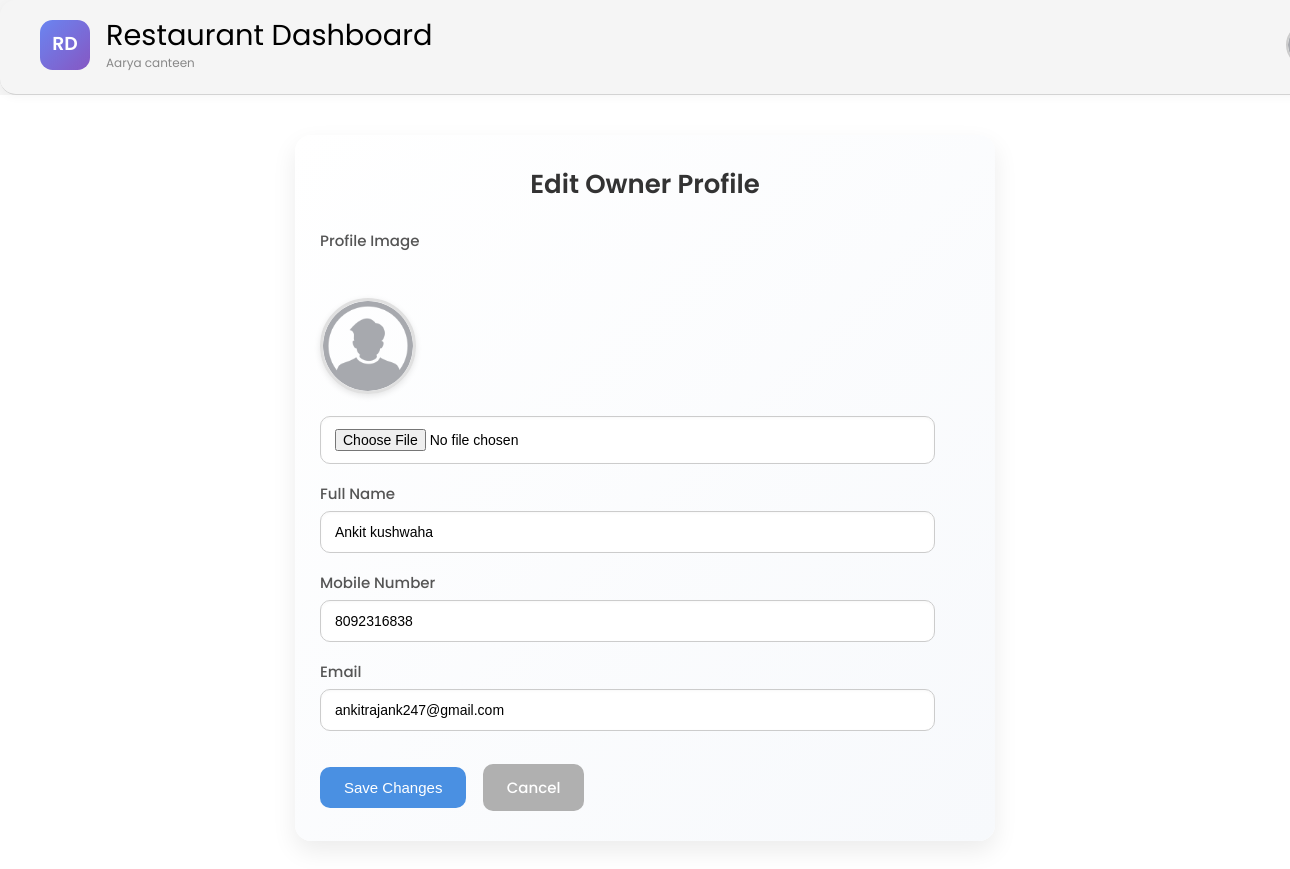
The app's page /owner/dashboard/profile/edit/ (signed in) with its own data.
### Restaurant/models.py (models this page shows, shortened)
class RegisterCanteen(models.Model):
    owner = models.ForeignKey(RegisterOwner, on_delete=models.CASCADE, related_name='restaurant_owner')
    canteen_name = models.CharField(max_length=100, default=None)
    description = models.TextField(default=None)
    image = models.ImageField(upload_to='canteen_images/')
    mobile_number = models.CharField(max_length=15)
    address = models.TextField()
    canteen_id = models.CharField(max_length=50, unique=True)
    opening_time = models.TimeField(default="07:00")
    closing_time = models.TimeField(default="22:00")
    email = models.EmailField()
    delivery_time = models.CharField(max_length=15, null=True, default="20 min")
    slug = AutoSlugField(populate_from='canteen_name', unique=True, always_update=False)

class RegisterOwner(models.Model):
    ownername = models.CharField(max_length=50, null=False, unique=True)
    password = models.CharField(max_length=125, null=False)
    email = models.CharField(max_length=50, null=False, default=None)
    def __str__(self):
        return self.ownername

### Restaurant/views.py (the view, shortened to what this page needs)
# urls.py: path('dashboard/profile/edit/', views.edit_owner_profile, name='edit_owner_profile'),
@require_login
def edit_owner_profile(request):
    owner_id = request.session.get("owner_id")
    owner = get_object_or_404(RegisterOwner, id=owner_id)
    canteen = get_object_or_404(RegisterCanteen, owner_id=owner_id)
    context = {
        'owner': owner,
        'canteen': canteen,
    }
    return render(request, 'Restaurant/edit_owner_profile.html', context)

### Restaurant/views.py (called while the page is built)
def require_login(view_func):
    @wraps(view_func)
    def _wrapped_view(request, *args, **kwargs):
        owner_id = request.session.get('owner_id')
        if not owner_id:
            return redirect('login_owner')
        return view_func(request, *args, **kwargs)
    return _wrapped_view

### Webusers/context_processors.py (called while the page is built)
def users_context(request):
    user_id = request.session.get('user_id')
    webuser = None
    profile = None
    if user_id:
        try:
            webuser = Users.objects.get(id=user_id)
            profile, created = UserProfile.objects.get_or_create(user=webuser)
        except Users.DoesNotExist:
            pass
    return {
        'webuser': webuser,
        'profile': profile
    }

### notifications/context_processors.py (called while the page is built)
def notification_context(request):
    user_id = request.session.get('user_id')
    if not user_id:
        return {'notifications': []}
    try:
        user = Users.objects.get(id=user_id)
        notes = Notification.objects.filter(user=user).order_by('-created_at')[:5]
        return {'notifications': notes, 'webuser': user}
    except Users.DoesNotExist:
        return {'notifications': []}

### templates/Restaurant/edit_owner_profile.html (shortened to what this page needs)
{% extends 'Restaurant/base.html' %}
{% load static %}
{% block content %}
<link rel="stylesheet" href="{% static 'css/profile.css' %}">
  <link rel="stylesheet" href="{% static 'css/order_admin.css' %}">
 <div class="edit-profile-container">
  <h2>Edit Owner Profile</h2>
  <form method="POST" enctype="multipart/form-data" class="edit-profile-form">
    <div class="form-group">
      <label for="profile_image">Profile Image</label><br>
      {% if owner.profile_image %}
        <img src="{{ owner.profile_image.url }}" alt="Current Image" class="profile-preview">
      {% else %}
        <img src="{% static 'images/default.png' %}" alt="Default Image" class="profile-preview">
      {% endif %}
      <input type="file" name="profile_image" id="profile_image">
    </div>
    <div class="form-group">
      <label for="username">Full Name</label>
      <input type="text" name="username" id="username" value="{{ owner.ownername }}" required>
    </div>
    <div class="form-group">
      <label for="mobile_number">Mobile Number</label>
      <input type="text" name="mobile_number" id="mobile_number" value="{{ canteen.mobile_number }}">
    </div>
    <div class="form-group">
      <label for="email">Email</label>
      <input type="email" name="email" id="email" value="{{ owner.email }}">
    </div>
    <button type="submit" class="submit-btn">Save Changes</button>
    <a href="{% url 'owner_profile' %}" class="cancel-btn">Cancel</a>
  </form>
</div>
{% endblock %}

### templates/Restaurant/base.html (shortened to what this page needs)
<!DOCTYPE html>
{% load static %}
<html lang="en">
<head>
  <link rel="stylesheet" href="{% static 'css/order_admin.css' %}">
</head>
<body>
  <header>
    <nav>
      <div class="nav-logo">
        <a href="{% url 'owner_dashboard' %}">
        <svg width="50" height="50" viewBox="0 0 64 64" xmlns="http://www.w3.org/2000/svg">
          <text x="50%" y="50%" dominant-baseline="middle" text-anchor="middle" fill="white" font-size="24"
            font-family="Poppins, sans-serif" font-weight="600">RD</text>
        </svg></a>
        <div>
          <h2>Restaurant Dashboard</h2>
          <small>{{ canteen.canteen_name }}</small>
        </div>
      </div>
        <div class="dropdown">
          <button class="dropdown-btn" onclick="toggleDropdown()">
            <img src="{% static 'images/default.png' %}" alt="User Icon" />
          </button>
        </div>
    </nav>
  </header>
    {% block content %}{% endblock %}
</body>
</html>

### static/css/order_admin.css (style rules this page uses)
:root { --preparing-color: #0c5460; --preparing-bg: #d1ecf1; --pending-color: #856404; --pending-bg: #fff3cd; --ready-color: #155724; --ready-bg: #d4edda; }
* { padding: 0; margin: 0; }
header { position: sticky; top: 0; z-index: 100; background-color: whitesmoke; }
nav { display: flex; justify-content: space-between; align-items: center; padding: 20px 40px; box-shadow: 0 2px 10px rgba(0, 0, 0, 0.04); border-bottom: 1px solid lightgrey; max-width: 1400px; width: 100%; margin: 0px auto; border-radius: 16px; }
.nav-logo { display: flex; gap: 1rem; align-items: center; }
.nav-logo h2 { font-family: "Poppins", sans-serif; font-weight: 400; font-style: normal; font-size: 1.8rem; line-height: 1.7rem; }
nav button { padding: 1rem 2rem; border-radius: 16px; border: none; font-size: 0.875rem; font-weight: 500; background-color:lightgray; cursor: pointer; }
.dropdown { position: relative; display: inline-block; }
.dropdown-btn { background: none; border: none; cursor: pointer; padding: 0; }
.dropdown-btn img { width: 40px; height: 40px; border-radius: 50%; object-fit: cover; border: 2px solid #ccc; transition: transform 0.3s ease; }
.nav-logo div { display: flex; flex-direction: column; }
.nav-logo small { font-size: 12px; color: #888; margin-top: 4px; font-family: "Poppins", sans-serif; }

### static/css/profile.css (style rules this page uses)
.edit-profile-container { max-width: 650px; margin: 40px auto; padding: 30px 25px; background: linear-gradient(135deg, #ffffff, #f7f9fc); border-radius: 16px; box-shadow: 0 10px 25px rgba(0, 0, 0, 0.08); font-family: 'Poppins', sans-serif; transition: all 0.3s ease-in-out; }
.edit-profile-container h2 { text-align: center; margin-bottom: 25px; font-size: 26px; color: #333; font-weight: 600; }
.edit-profile-form .form-group { margin-bottom: 18px; }
.edit-profile-form label { display: block; font-weight: 500; margin-bottom: 6px; color: #555; font-size: 15px; }
.edit-profile-form input, .edit-profile-form select { width: 90%; padding: 12px 14px; border-radius: 10px; border: 1px solid #ccc; font-size: 14px; background-color: #fff; box-shadow: inset 0 1px 3px rgba(0, 0, 0, 0.03); transition: border 0.2s; }
.profile-preview { width: 90px; height: 90px; border-radius: 50%; object-fit: cover; margin: 15px 0; border: 3px solid #e0e0e0; box-shadow: 0 2px 6px rgba(0, 0, 0, 0.1); }
.submit-btn, .cancel-btn { display: inline-block; padding: 12px 24px; margin-top: 15px; border-radius: 10px; border: none; font-weight: 500; text-decoration: none; font-size: 15px; transition: background 0.3s ease; cursor: pointer; }
.submit-btn { background-color: #4a90e2; color: white; }
.cancel-btn { background-color: #b0b0b0; color: white; margin-left: 12px; }

### records on screen
RegisterCanteen: canteen_name "Aarya canteen", mobile_number "8092316838"
RegisterOwner: username "Ankit kushwaha", email "ankitrajank247@gmail.com"
